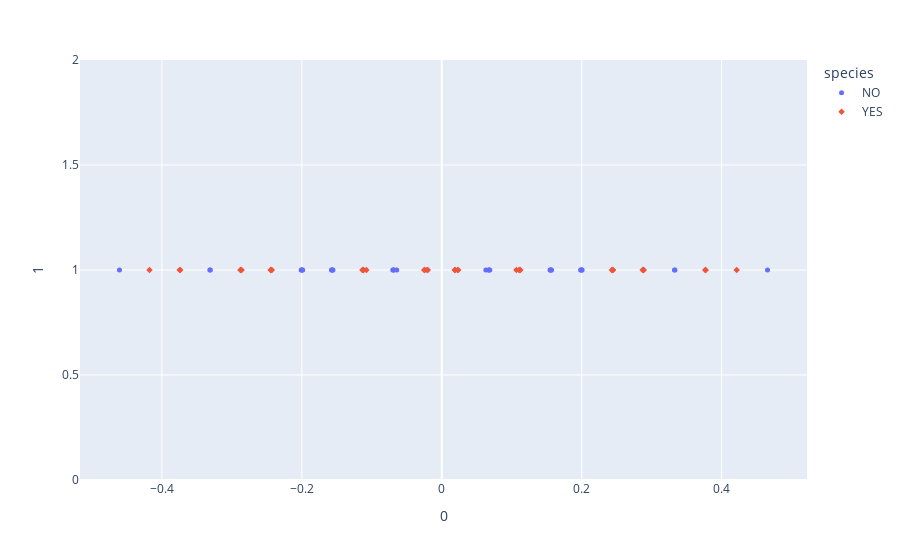

Write notebook code for a chart like this one.
### Code cell
trans3[1] = np.zeros_like(trans3[0]) + 1
fig = px.scatter(trans3, x=0, y=1, color='species', symbol='species')
fig.update_traces(marker=dict(size=5))
fig.show()

### Figure 1 — Plotly figure (JSON) as saved in the notebook; plotly's stock layout.template omitted (floating-point values rounded to 4 significant figures)
{"data": [{"hovertemplate": "species=NO<br>0=%{x}<br>1=%{y}<extra></extra>", "legendgroup": "NO", "marker": {"color": "#636efa", "size": 5, "symbol": "circle"}, "mode": "markers", "name": "NO", "orientation": "v", "showlegend": true, "type": "scatter", "x": [-0.4607, -0.3316, -0.201, -0.1577, -0.3309, -0.2003, -0.157, -0.07005, -0.1996, -0.1563, -0.06864, -0.1989, -0.1556, -0.06864, 0.06299, -0.06441, 0.06723, 0.1548, 0.1985, 0.06723, 0.1555, 0.1992, 0.06864, 0.1562, 0.1999, 0.3326, 0.1569, 0.2006, 0.3333, 0.4657], "xaxis": "x", "y": [1, 1, 1, 1, 1, 1, 1, 1, 1, 1, 1, 1, 1, 1, 1, 1, 1, 1, 1, 1, 1, 1, 1, 1, 1, 1, 1, 1, 1, 1], "yaxis": "y"}, {"hovertemplate": "species=YES<br>0=%{x}<br>1=%{y}<extra></extra>", "legendgroup": "YES", "marker": {"color": "#EF553B", "size": 5, "symbol": "diamond"}, "mode": "markers", "name": "YES", "orientation": "v", "showlegend": true, "type": "scatter", "x": [-0.4178, -0.3746, -0.2876, -0.2444, -0.3739, -0.2876, -0.2444, -0.1135, -0.2862, -0.243, -0.1121, -0.025, 0.01853, -0.1121, -0.02429, 0.01923, 0.1066, -0.1078, -0.02076, 0.02276, 0.1109, -0.02006, 0.02347, 0.1109, 0.2432, 0.2871, 0.1123, 0.2446, 0.2885, 0.3766, 0.2446, 0.2885, 0.3773, 0.4216], "xaxis": "x", "y": [1, 1, 1, 1, 1, 1, 1, 1, 1, 1, 1, 1, 1, 1, 1, 1, 1, 1, 1, 1, 1, 1, 1, 1, 1, 1, 1, 1, 1, 1, 1, 1, 1, 1], "yaxis": "y"}], "layout": {"legend": {"title": {"text": "species"}, "tracegroupgap": 0}, "margin": {"t": 60}, "xaxis": {"anchor": "y", "domain": [0, 1], "title": {"text": "0"}}, "yaxis": {"anchor": "x", "domain": [0, 1], "title": {"text": "1"}}}}
